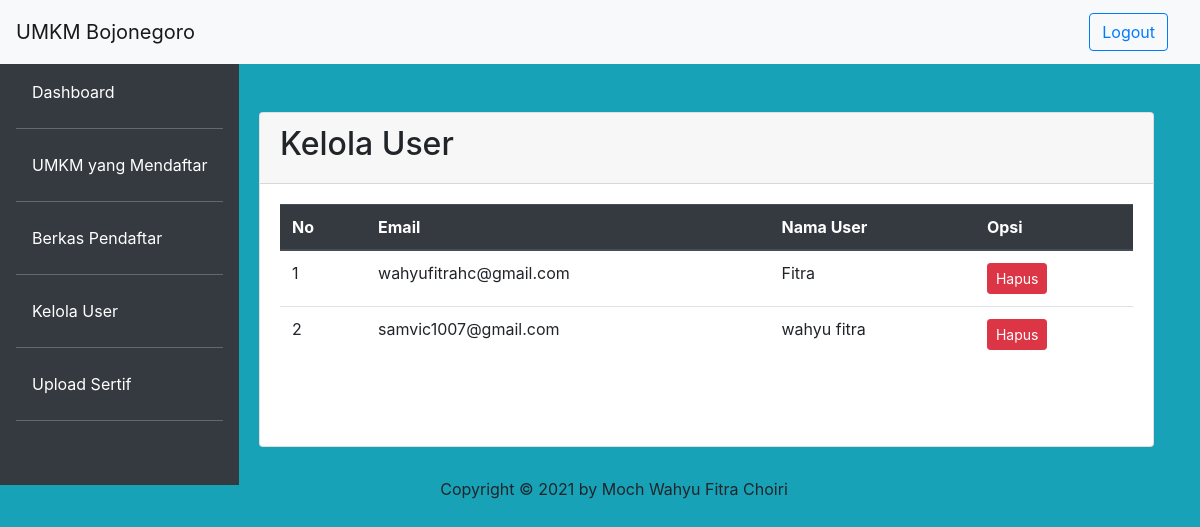
Page /admin/kelola_user.php (signed in) on the committed database.
### tables this page shows
CREATE TABLE IF NOT EXISTS `akunuser` (
  `nama_lengkap` varchar(50) NOT NULL,
  `emailuser` varchar(50) NOT NULL,
  `passworduser` varchar(50) NOT NULL,
  `status` varchar(50) NOT NULL,
  PRIMARY KEY (`nama_lengkap`)
);

### admin/kelola_user.php (the view, shortened to what this page needs)
<?php
 include '../koneksi.php';
?>
<head>
    <link rel="stylesheet" href="../asset/css/bootstrap.css">
</head>
<body class="bg-info">
    <nav class="navbar navbar-expand-lg navbar-light bg-light fixed-top">
            <a class="navbar-brand">UMKM Bojonegoro</a>
		    <div class="navbar-brand my-2 my-lg-0 ml-auto">
		    	<a href="../aksi_login.php?op=out" class="btn btn-outline-primary">Logout</a>
		   	</div>
		</nav>
		<div class="row no-gutters">
			<div class="bg-dark mt-4 pr-3 pt-4 fixedpos">
                <ul class="nav flex-column ml-3 mb-5">
                    <li class="nav-item">
						<a class="nav-link active text-white" href="home_admin.php">Dashboard</a><hr class="bg-secondary">
					</li>
					<li class="nav-item">
						<a class="nav-link text-white" href="daftar_pendaftar.php">UMKM yang Mendaftar</a><hr class="bg-secondary">
					</li>
                    <li class="nav-item">
						<a class="nav-link text-white" href="berkas_user.php">Berkas Pendaftar</a><hr class="bg-secondary">
					</li>
					<li class="nav-item">
						<a class="nav-link text-white" href="kelola_user.php">Kelola User</a><hr class="bg-secondary">
					</li>
					<li class="nav-item">
						<a class="nav-link text-white" href="download_sertif.php">Upload Sertif</a><hr class="bg-secondary">
					</li>
					</ul>
			</div>
            <div class="container mt-5 mr-lg-3">
                    <div class="col-md-10 ml-lg-auto">
                        <div class="card" style="margin-top: 40px;">
                                <div class="card-header">
									<h2>Kelola User</h2>
                                </div>
                                <div class="row mb-5">
                                <div class="col-12" >
                                    <div class="card-body table-responsive" style="overflow-x:hidden;">
										 <table id="dataTable3" class="table table-hover" style="width:100%"><thead class="thead-dark">
											<tr>
												<th>No</th>
												<th>Email</th>
												<th>Nama User</th>
                                                <th>Opsi</th>
											</tr></thead><tbody>
											<?php
											$form=mysqli_query($koneksi,"SELECT * FROM akunuser ORDER BY nama_lengkap ASC");
											$no=1;
											while($b=mysqli_fetch_array($form)){
												?>
												<tr>
													<td><?php echo $no++ ?></td>
													<td><?php echo $b['emailuser'] ?></td>
													<td><?php echo $b['nama_lengkap'] ?></td><form method="post">
                                                    <td><input type="submit" class="btn btn-danger btn-sm" name="hapus" value="Hapus"></td>
                                                    </form>
												</tr>
                                                <?php
                                                };
											?>
										</tbody>
										</table>
                                </div>
                            </div>
                            </div>
                            </div>
                        </div>
                        <div class="text-center" style="margin-top: 30px">
                            <p>Copyright &#169; 2021 by Moch Wahyu Fitra Choiri</p>
                            </div>
                    </div>
            </div>
</body>
</html>

### rows in the picture
akunuser: emailuser "wahyufitrahc@gmail.com", nama_lengkap "Fitra"
akunuser: emailuser "samvic1007@gmail.com", nama_lengkap "wahyu fitra"
